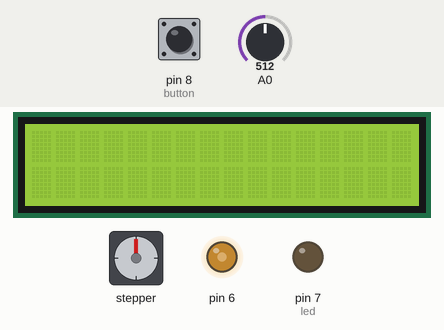
A sketch run on a simulated Arduino Uno, built with avr-gcc and run on an emulated ATmega328P. On the bench: 16×2 character LCD, stepper motor, output pins drawn as LEDs (lit = HIGH). The inputs (shaded band) are chosen by the test bench; at power-on: pin 8 (button) LOW, A0 = 512. Stepper angles assume 16 steps per turn; what the sketch prints to the serial monitor is not drawn.

Above: at 1.2 s.
1.3 s: pin 8 (button) pulled HIGH for 0.15 s
At 2.1 s:
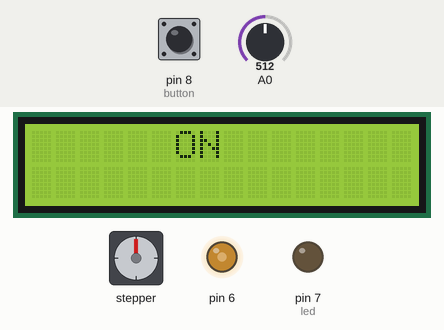
At 2.49 s:
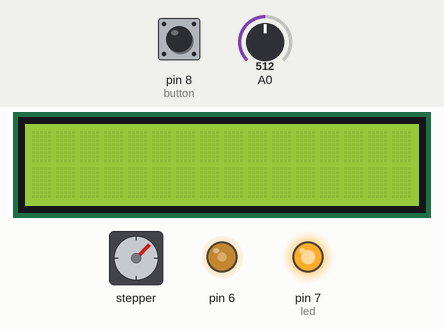
Timing chart, 0 to 13.1 s (numbered marks = the images above; inputs shaded):
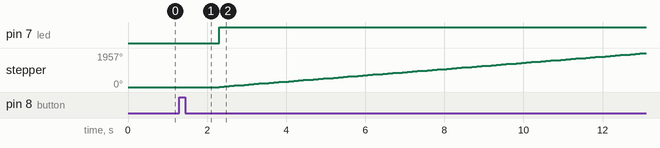

The sketch:

program.ino
```cpp
#include <Stepper.h>
#include <LiquidCrystal.h>

int button = 8;
int led = 7;

int ledState = LOW;
int buttonCurrent;
int buttonPrevious = HIGH;

int Contrast=120;
LiquidCrystal lcd(12, 11, 5, 4, 3, 2);

#define STEPS 16
Stepper stepper (STEPS, 13, 10, 1, 0);
int previous = 0;

void setup()
{
  analogWrite(6,Contrast);
  lcd.begin(16,2);
  Serial.begin(9600);

  pinMode(button, INPUT);
  pinMode(led, OUTPUT);

  stepper.setSpeed(30);
}

void loop()
{
  int sensorValue = analogRead(A0);
  float valvePosition = ((50/4.85) * sensorValue);
  Serial.println(valvePosition);

  buttonCurrent = digitalRead(button);

  if (buttonCurrent == HIGH && buttonPrevious == LOW)
  {
    if (ledState == HIGH)
    {
      ledState = LOW;
      lcd.setCursor(6,0);
      lcd.print("OFF");
      delay(1000);
      lcd.clear();
    }
    else
   {
      ledState = HIGH;
      lcd.setCursor(6,0);
      lcd.print("ON");
      delay(1000);
      lcd.clear();
   }
  }

  digitalWrite(led, ledState);
  buttonPrevious = buttonCurrent;

  if (ledState == HIGH)
  {
    stepper.step(sensorValue - previous);
    previous = sensorValue;
    lcd.setCursor(0,0);
    lcd.print("Valve position = ");
    lcd.print(valvePosition);
    delay(200);
  }
}
```

Measured:
- after the input at 1.3 s, pin 7 (led): LOW → HIGH after 1.0 s; stepper: keeps turning clockwise at about 182°/s, starting after 1.0 s
